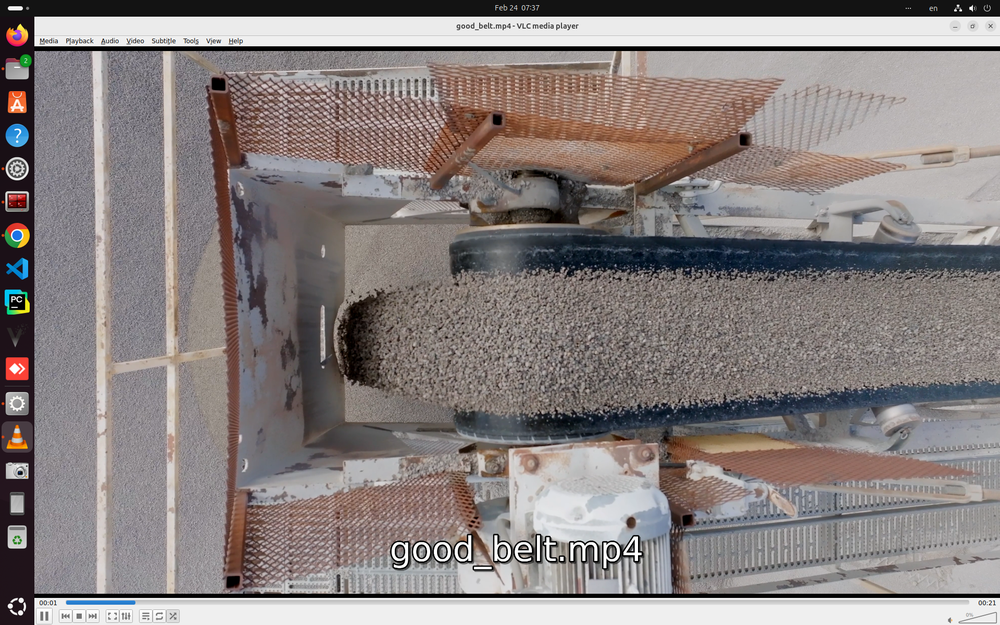
#> input picture videos/bel_1.png, 1000 x 625 px, shrunk from 1920 x 1200 before the run
$ python -i belt_speed.py   (imports and definitions only)
#> lines starting #> are read from the running program, lines starting #| are printed output that depends on the picture
#> further down, picture is the input picture: shape (625, 1000, 3); mean B, G, R 127.5, 128.4, 136.1
import numpy as np
import cv2
from typing import Dict, Optional, List, Tuple
import logging
from dataclasses import dataclass
from collections import deque
import time

logger = logging.getLogger(__name__)


@dataclass
class BeltSpeedStatus:
    """Belt speed status data class"""
    current_speed_mps: float  # meters per second
    average_speed_mps: float
    speed_percentage: float  # percentage of nominal speed
    is_running: bool
    is_at_nominal: bool
    variation_percentage: float
    direction: str  # 'forward', 'reverse', 'stopped'
    severity: str  # 'normal', 'warning', 'critical'
    confidence: float
    timestamp: float


class BeltSpeedMonitor:
    """Monitor conveyor belt speed"""

    def __init__(self, nominal_speed_mps: float = 1.5,
                 roller_diameter_mm: float = 200,
                 frames_to_average: int = 30):
        """
        Initialize belt speed monitor

        Args:
            nominal_speed_mps: Design belt speed in meters/second
            roller_diameter_mm: Diameter of drive roller in mm
            frames_to_average: Number of frames to average for speed calculation
        """
        self.nominal_speed = nominal_speed_mps
        self.roller_diameter = roller_diameter_mm / 1000  # Convert to meters

        # Speed thresholds (percentage of nominal)
        self.warning_low_threshold = 80  # Below 80% is warning
        self.critical_low_threshold = 50  # Below 50% is critical
        self.warning_high_threshold = 110  # Above 110% is warning
        self.critical_high_threshold = 120  # Above 120% is critical

        # For optical flow calculation
        self.prev_gray = None
        self.feature_params = dict(
            maxCorners=100,
            qualityLevel=0.3,
            minDistance=7,
            blockSize=7
        )
        self.lk_params = dict(
            winSize=(15, 15),
            maxLevel=2,
            criteria=(cv2.TERM_CRITERIA_EPS | cv2.TERM_CRITERIA_COUNT, 10, 0.03)
        )

        # Speed tracking
        self.speed_history = deque(maxlen=frames_to_average)
        self.frame_timestamps = deque(maxlen=frames_to_average)
        self.calibration_factor = None
        self.roller_features = None

    # [53 lines left out: functions calibrate, calculate_speed_optical_flow, not called in this run]

    def calculate_speed_feature_tracking(self, current_frame: np.ndarray) -> Optional[float]:
        """
        Calculate belt speed by tracking features
        """
        if self.prev_gray is None or self.roller_features is None:
            self.prev_gray = cv2.cvtColor(current_frame, cv2.COLOR_BGR2GRAY)
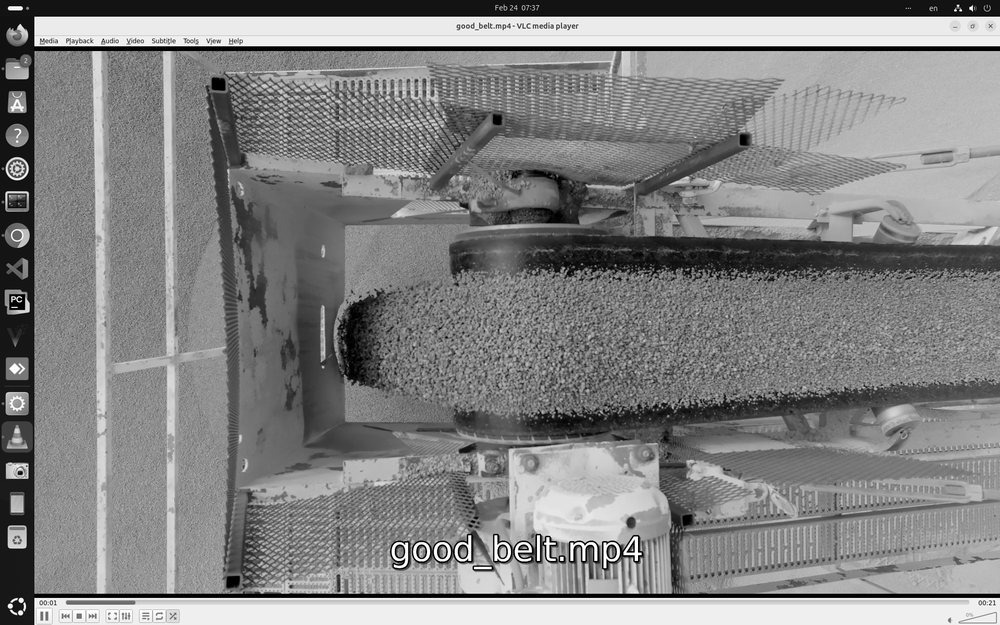
#> self.prev_gray: shape (625, 1000); min 0, max 255, mean 130.6

            # Detect new features
            features = cv2.goodFeaturesToTrack(
                self.prev_gray, mask=None, **self.feature_params
            )
#> features = 68 rows, first 8: [528, 549], [584, 545], [626, 552], [640, 554], [518, 551], [549, 543], [10, 605], [636, 537]
            if features is not None:
                self.roller_features = features.reshape(-1, 2)
#> self.roller_features = 68 pairs, first value 8 to 992, second value 8 to 616
            return None

        current_gray = cv2.cvtColor(current_frame, cv2.COLOR_BGR2GRAY)

        # Track features
        next_features, status, error = cv2.calcOpticalFlowPyrLK(
            self.prev_gray, current_gray,
            self.roller_features.reshape(-1, 1, 2),
            None, **self.lk_params
        )

        # Select good points
        good_old = self.roller_features[status == 1]
        good_new = next_features[status == 1]

        if len(good_old) > 0:
            # Calculate average displacement
            displacement = good_new - good_old
            avg_displacement = np.mean(displacement, axis=0)

            # Speed calculation (requires calibration)
            # This is a simplified version
            pixels_per_meter = 1000  # Should be calibrated
            time_delta = 1 / 30  # Should be actual timestamp difference

            speed_x_mps = avg_displacement[0] / (pixels_per_meter * time_delta)

            # Update features for next frame
            self.roller_features = good_new

            return abs(speed_x_mps)

        # If tracking lost, detect new features
        features = cv2.goodFeaturesToTrack(
            current_gray, mask=None, **self.feature_params
        )
        if features is not None:
            self.roller_features = features.reshape(-1, 2)

        return None

    # [162 lines left out: functions calculate_speed_roller_detection, analyze_speed, visualize_speed, not called in this run]

>>> import cv2
>>> picture = cv2.imread('../../../videos/bel_1.png')
>>> result = BeltSpeedMonitor().calculate_speed_feature_tracking(picture)
